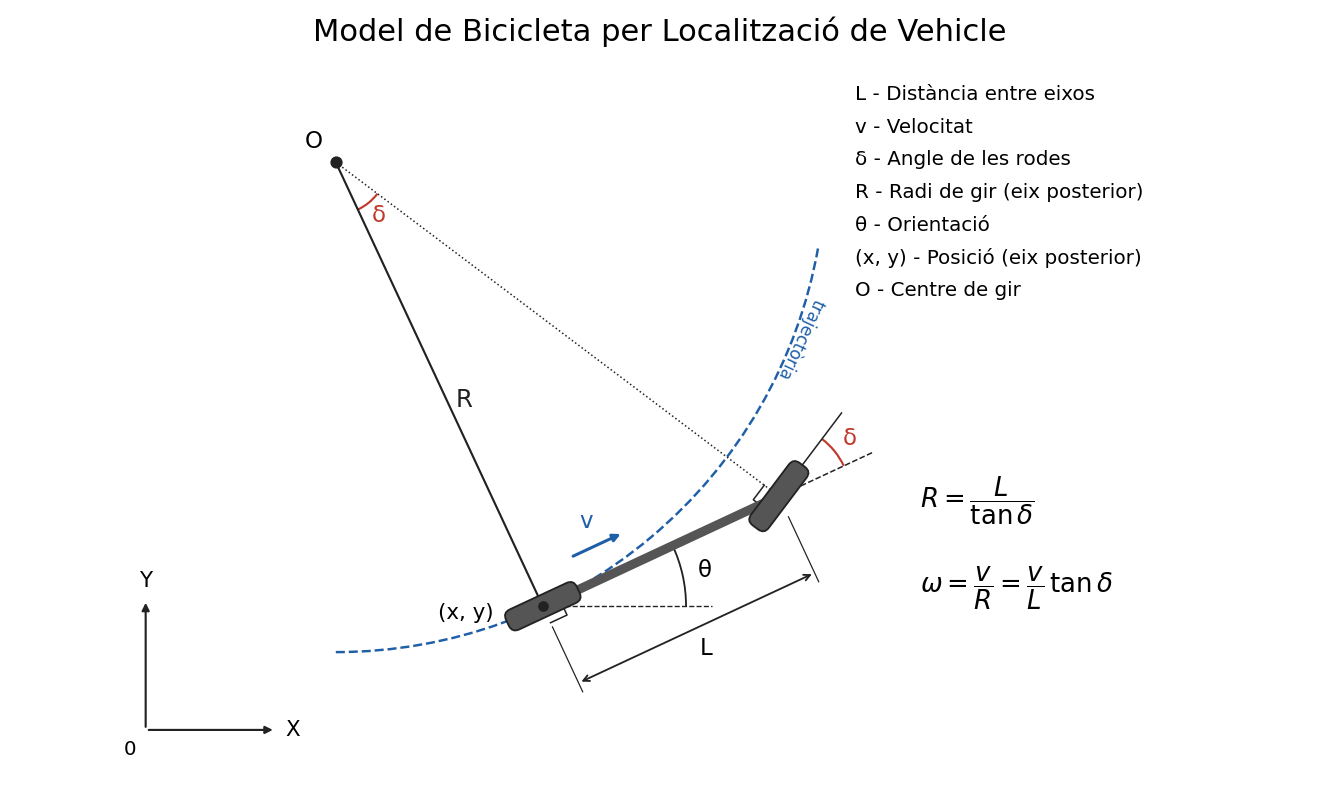

Reproduce this figure in Python.
import math
import matplotlib
matplotlib.use('Agg')
import matplotlib.pyplot as plt
from matplotlib.patches import Arc, FancyBboxPatch, Polygon
from matplotlib.transforms import Affine2D

OUT = 'imatge_09_bicycle_model.png'

# Geometria (gir a l'esquerra, delta > 0)
L = 4.0
theta = math.radians(25)
delta = math.radians(28)
R = L / math.tan(delta)

u = (math.cos(theta), math.sin(theta))        # direcció del cotxe
n = (-math.sin(theta), math.cos(theta))       # normal a l'esquerra
Pr = (6.6, 0.0)                               # eix posterior (x, y)
Pf = (Pr[0] + L * u[0], Pr[1] + L * u[1])     # eix davanter
O = (Pr[0] + R * n[0], Pr[1] + R * n[1])      # centre de gir
Rf = L / math.sin(delta)

INK = '#222222'
BODY = '#555555'
ACC = '#c0392b'
BLUE = '#1f5fa8'

fig, ax = plt.subplots(figsize=(12, 7.2), dpi=110)
ax.set_aspect('equal')
ax.axis('off')
fig.patch.set_facecolor('white')


def wheel(c, ang, length=1.2, width=0.34, color=BODY):
    p = FancyBboxPatch((-length / 2, -width / 2), length, width,
                       boxstyle='round,pad=0,rounding_size=0.12',
                       fc=color, ec=INK, lw=1.2, zorder=5)
    p.set_transform(Affine2D().rotate(ang).translate(*c) + ax.transData)
    ax.add_patch(p)


def pt(p, d, k):
    return (p[0] + d[0] * k, p[1] + d[1] * k)


def right_angle(corner, d1, d2, s=0.28):
    a = pt(corner, d1, s)
    b = pt(a, d2, s)
    c = pt(corner, d2, s)
    ax.plot([a[0], b[0], c[0]], [a[1], b[1], c[1]], color=INK, lw=1, zorder=4)


# Trajectòria de l'eix posterior (arc centrat a O)
ang_r = math.degrees(math.atan2(Pr[1] - O[1], Pr[0] - O[0]))
ax.add_patch(Arc(O, 2 * R, 2 * R, theta1=ang_r - 25, theta2=ang_r + 55,
                 color=BLUE, lw=1.6, ls='--', zorder=1))
ax.text(*pt(O, (math.cos(math.radians(ang_r + 40)), math.sin(math.radians(ang_r + 40))), R + 0.35),
        'trajectòria', color=BLUE, fontsize=11, ha='center', rotation=ang_r + 40 - 90)

# Radis
ax.plot([O[0], Pr[0]], [O[1], Pr[1]], color=INK, lw=1.4, zorder=3)
ax.plot([O[0], Pf[0]], [O[1], Pf[1]], color=INK, lw=1.0, ls=':', zorder=3)
mid = pt(O, n, -R / 2)
ax.text(mid[0] + 0.25, mid[1] - 0.05, 'R', fontsize=16, color=INK, ha='left', va='top')
right_angle(Pr, (-n[0], -n[1]), (u[0], u[1]))
uf = (math.cos(theta + delta), math.sin(theta + delta))
nf = (-uf[1], uf[0])
right_angle(Pf, nf, (-uf[0], -uf[1]))

# Angle delta al centre de gir
a0 = math.degrees(math.atan2(Pr[1] - O[1], Pr[0] - O[0]))
a1 = math.degrees(math.atan2(Pf[1] - O[1], Pf[0] - O[0]))
ax.add_patch(Arc(O, 1.6, 1.6, theta1=min(a0, a1), theta2=max(a0, a1), color=ACC, lw=1.4))
am = math.radians((a0 + a1) / 2)
ax.text(O[0] + 1.05 * math.cos(am), O[1] + 1.05 * math.sin(am), 'δ', color=ACC, fontsize=15,
        ha='center', va='center')

# Cos del cotxe i rodes
ax.plot([Pr[0], Pf[0]], [Pr[1], Pf[1]], color=BODY, lw=6, solid_capstyle='round', zorder=4)
wheel(Pr, theta)
wheel(Pf, theta + delta)
ax.plot(*Pr, 'o', color=INK, ms=6, zorder=6)
ax.plot(*O, 'o', color=INK, ms=7, zorder=6)
ax.text(O[0] - 0.2, O[1] + 0.15, 'O', fontsize=15, ha='right', va='bottom')
ax.text(Pr[0] - 0.75, Pr[1] - 0.1, '(x, y)', fontsize=14, ha='right', va='center')

# Angle delta a la roda davantera (eix del cotxe vs roda)
ext = pt(Pf, u, 1.6)
ax.plot([Pf[0], ext[0]], [Pf[1], ext[1]], color=INK, lw=1, ls='--', zorder=3)
wdir = pt(Pf, uf, 1.6)
ax.plot([Pf[0], wdir[0]], [Pf[1], wdir[1]], color=INK, lw=1, zorder=3)
ax.add_patch(Arc(Pf, 2.2, 2.2, theta1=math.degrees(theta), theta2=math.degrees(theta + delta),
                 color=ACC, lw=1.4))
am = theta + delta / 2
ax.text(Pf[0] + 1.4 * math.cos(am), Pf[1] + 1.4 * math.sin(am), 'δ', color=ACC, fontsize=15,
        ha='center', va='center')

# Velocitat
v0 = pt(Pr, u, 0.7)
v1 = pt(Pr, u, 1.6)
off = pt((0, 0), n, 0.5)
ax.annotate('', xy=(v1[0] + off[0], v1[1] + off[1]), xytext=(v0[0] + off[0], v0[1] + off[1]),
            arrowprops=dict(arrowstyle='-|>', color=BLUE, lw=2))
vm = pt(pt(Pr, u, 1.15), n, 0.9)
ax.text(*vm, 'v', color=BLUE, fontsize=15, ha='center', va='center')

# Cota L
d = 1.3
a = pt(Pr, n, -d)
b = pt(Pf, n, -d)
ax.annotate('', xy=b, xytext=a, arrowprops=dict(arrowstyle='<->', color=INK, lw=1.2))
for p in (Pr, Pf):
    q1 = pt(p, n, -0.35)
    q2 = pt(p, n, -d - 0.15)
    ax.plot([q1[0], q2[0]], [q1[1], q2[1]], color=INK, lw=0.8)
lm = pt(pt(Pr, u, L / 2), n, -d - 0.35)
ax.text(*lm, 'L', fontsize=15, ha='center', va='center')

# Angle theta respecte de l'eix X
hx = (Pr[0] - 1.6, Pr[1])
ax.plot([Pr[0], Pr[0] + 2.6], [Pr[1], Pr[1]], color=INK, lw=0.9, ls='--', zorder=2)
ax.add_patch(Arc(Pr, 4.4, 4.4, theta1=0, theta2=math.degrees(theta), color=INK, lw=1.2))
ax.text(Pr[0] + 2.55 * math.cos(theta / 2), Pr[1] + 2.55 * math.sin(theta / 2), 'θ',
        fontsize=15, ha='center', va='center')

# Eixos de referència
ox, oy = 0.5, -1.9
ax.annotate('', xy=(ox + 2.0, oy), xytext=(ox, oy), arrowprops=dict(arrowstyle='-|>', color=INK, lw=1.4))
ax.annotate('', xy=(ox, oy + 2.0), xytext=(ox, oy), arrowprops=dict(arrowstyle='-|>', color=INK, lw=1.4))
ax.text(ox + 2.15, oy, 'X', fontsize=14, va='center')
ax.text(ox, oy + 2.2, 'Y', fontsize=14, ha='center')
ax.text(ox - 0.15, oy - 0.15, '0', fontsize=13, ha='right', va='top')

# Llegenda
legend = ['L - Distància entre eixos', 'v - Velocitat', 'δ - Angle de les rodes',
          'R - Radi de gir (eix posterior)', 'θ - Orientació', '(x, y) - Posició (eix posterior)',
          'O - Centre de gir']
for i, t in enumerate(legend):
    ax.text(11.4, 8.0 - i * 0.5, t, fontsize=13, va='top')

# Fórmules
fx, fy = 12.4, 0.2
ax.text(fx, fy + 1.3, r'$R = \dfrac{L}{\tan\delta}$', fontsize=17, ha='left')
ax.text(fx, fy, r'$\omega = \dfrac{v}{R} = \dfrac{v}{L}\,\tan\delta$', fontsize=17, ha='left')

ax.set_title('Model de Bicicleta per Localització de Vehicle', fontsize=20, pad=12)
ax.set_xlim(-0.2, 17.0)
ax.set_ylim(-2.6, 8.4)
fig.tight_layout()
fig.savefig(OUT, facecolor='white')
print(OUT, 'R=%.2f O=(%.2f, %.2f) Pf=(%.2f, %.2f)' % (R, *O, *Pf))
